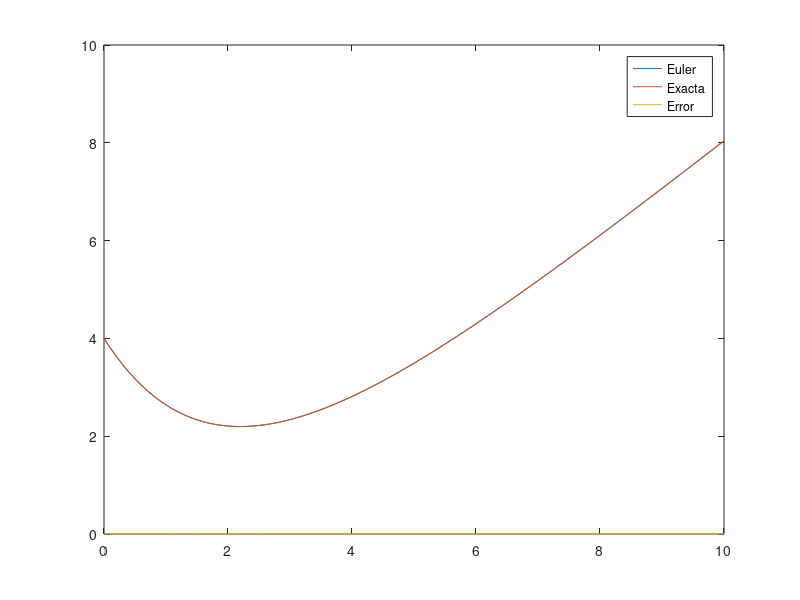

MATLAB code for this plot:
function rk
    % Datos
    % dy/df = f(x,y)
    f = @(x, y) -0.5 * y + 0.5 * x;
    yexac = @(x) 6 * e^(-x / 2) - 2 + x;
    a = 0;
    b = 10;
    y0 = 2;
    h = 0.1;
    omega = 0.5;

    x = a:h:b;
    y(1) = 4;
    yex = arrayfun(yexac, x);
    err(1) = 0;

    for i = 1:length(x) - 1
        k1 = h * f(x(i), y(i));
        k2 = h * f(x(i) + h / (2 * omega), y(i) + 1 / (2 * omega) * k1);
        y(i + 1) = y(i) + (1 - omega) * k1 + omega * k2;
        err(i + 1) = abs(yex(i + 1) - y(i + 1));
    endfor

    plot(x, y, x, yex,x, err)
    legend("Euler", "Exacta", "Error");

endfunction
